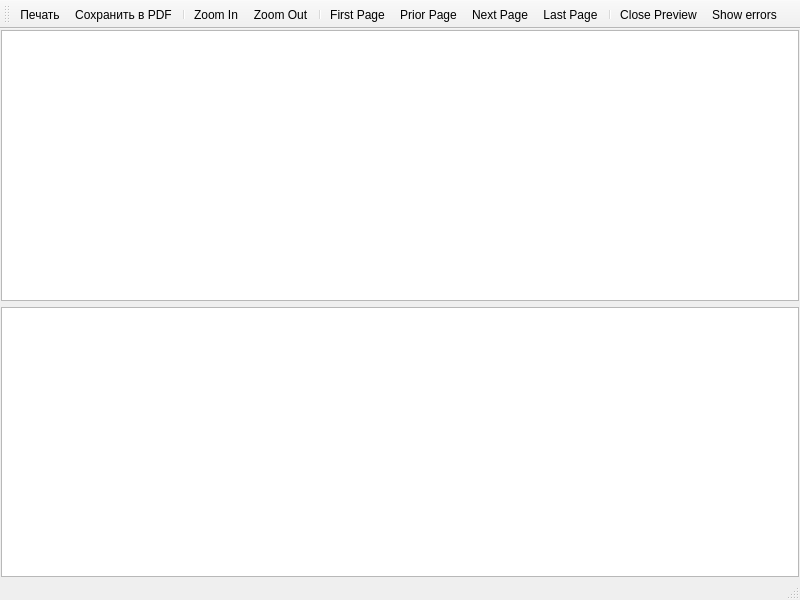
<?xml version="1.0" encoding="UTF-8"?>
<ui version="4.0">
 <class>LimeReport::PreviewReportWindow</class>
 <widget class="QMainWindow" name="LimeReport::PreviewReportWindow">
  <property name="geometry">
   <rect>
    <x>0</x>
    <y>0</y>
    <width>800</width>
    <height>600</height>
   </rect>
  </property>
  <property name="windowTitle">
   <string>Preview</string>
  </property>
  <widget class="QWidget" name="centralwidget">
   <layout class="QVBoxLayout" name="verticalLayout">
    <property name="leftMargin">
     <number>1</number>
    </property>
    <property name="topMargin">
     <number>1</number>
    </property>
    <property name="rightMargin">
     <number>1</number>
    </property>
    <property name="bottomMargin">
     <number>1</number>
    </property>
    <item>
     <widget class="QGraphicsView" name="graphicsView"/>
    </item>
    <item>
     <widget class="QTextEdit" name="errorsView"/>
    </item>
   </layout>
  </widget>
  <widget class="QStatusBar" name="statusbar"/>
  <widget class="QToolBar" name="toolBar">
   <property name="windowTitle">
    <string>toolBar</string>
   </property>
   <property name="iconSize">
    <size>
     <width>16</width>
     <height>16</height>
    </size>
   </property>
   <attribute name="toolBarArea">
    <enum>TopToolBarArea</enum>
   </attribute>
   <attribute name="toolBarBreak">
    <bool>false</bool>
   </attribute>
   <addaction name="actionPrint"/>
   <addaction name="actionPrint_To_PDF"/>
   <addaction name="separator"/>
   <addaction name="actionZoomIn"/>
   <addaction name="actionZoomOut"/>
   <addaction name="separator"/>
   <addaction name="actionFirst_Page"/>
   <addaction name="actionPriorPage"/>
   <addaction name="actionNextPage"/>
   <addaction name="actionLast_Page"/>
   <addaction name="separator"/>
   <addaction name="actionClosePreview"/>
   <addaction name="actionShowMessages"/>
  </widget>
  <action name="actionPrint">
   <property name="icon">
    <iconset resource="report.qrc">
     <normaloff>:/report/images/print</normaloff>:/report/images/print</iconset>
   </property>
   <property name="text">
    <string>Печать</string>
   </property>
   <property name="shortcut">
    <string>Ctrl+P</string>
   </property>
   <property name="shortcutContext">
    <enum>Qt::WidgetShortcut</enum>
   </property>
  </action>
  <action name="actionZoomIn">
   <property name="icon">
    <iconset resource="report.qrc">
     <normaloff>:/report/images/zoomIn</normaloff>:/report/images/zoomIn</iconset>
   </property>
   <property name="text">
    <string>Zoom In</string>
   </property>
  </action>
  <action name="actionZoomOut">
   <property name="icon">
    <iconset resource="report.qrc">
     <normaloff>:/report/images/zoomOut</normaloff>:/report/images/zoomOut</iconset>
   </property>
   <property name="text">
    <string>Zoom Out</string>
   </property>
  </action>
  <action name="actionPriorPage">
   <property name="icon">
    <iconset resource="report.qrc">
     <normaloff>:/report/images/prior</normaloff>:/report/images/prior</iconset>
   </property>
   <property name="text">
    <string>Prior Page</string>
   </property>
   <property name="toolTip">
    <string>Prior Page</string>
   </property>
  </action>
  <action name="actionNextPage">
   <property name="icon">
    <iconset resource="report.qrc">
     <normaloff>:/report/images/next</normaloff>:/report/images/next</iconset>
   </property>
   <property name="text">
    <string>Next Page</string>
   </property>
   <property name="toolTip">
    <string>Next Page</string>
   </property>
  </action>
  <action name="actionClosePreview">
   <property name="icon">
    <iconset resource="report.qrc">
     <normaloff>:/report/images/closebox</normaloff>:/report/images/closebox</iconset>
   </property>
   <property name="text">
    <string>Close Preview</string>
   </property>
   <property name="toolTip">
    <string>Close Preview</string>
   </property>
  </action>
  <action name="actionEdit_Mode">
   <property name="checkable">
    <bool>true</bool>
   </property>
   <property name="icon">
    <iconset resource="report.qrc">
     <normaloff>:/report/images/edit</normaloff>:/report/images/edit</iconset>
   </property>
   <property name="text">
    <string>Edit Mode</string>
   </property>
  </action>
  <action name="actionSaveToFile">
   <property name="icon">
    <iconset resource="report.qrc">
     <normaloff>:/report/images/save</normaloff>:/report/images/save</iconset>
   </property>
   <property name="text">
    <string>Save to file</string>
   </property>
   <property name="toolTip">
    <string>Save to file</string>
   </property>
  </action>
  <action name="actionShowMessages">
   <property name="checkable">
    <bool>true</bool>
   </property>
   <property name="icon">
    <iconset resource="databrowser/lrdatabrowser.qrc">
     <normaloff>:/databrowser/images/error_message_2.png</normaloff>:/databrowser/images/error_message_2.png</iconset>
   </property>
   <property name="text">
    <string>Show errors</string>
   </property>
   <property name="toolTip">
    <string>Show errors</string>
   </property>
  </action>
  <action name="actionFirst_Page">
   <property name="icon">
    <iconset resource="report.qrc">
     <normaloff>:/report/images/first</normaloff>:/report/images/first</iconset>
   </property>
   <property name="text">
    <string>First Page</string>
   </property>
   <property name="toolTip">
    <string>First page</string>
   </property>
  </action>
  <action name="actionLast_Page">
   <property name="icon">
    <iconset resource="report.qrc">
     <normaloff>:/report/images/last</normaloff>:/report/images/last</iconset>
   </property>
   <property name="text">
    <string>Last Page</string>
   </property>
   <property name="toolTip">
    <string>Last Page</string>
   </property>
  </action>
  <action name="actionPrint_To_PDF">
   <property name="icon">
    <iconset resource="report.qrc">
     <normaloff>:/report/images/pdf</normaloff>:/report/images/pdf</iconset>
   </property>
   <property name="text">
    <string>Сохранить в PDF</string>
   </property>
  </action>
 </widget>
 <resources>
  <include location="databrowser/lrdatabrowser.qrc"/>
  <include location="report.qrc"/>
 </resources>
 <connections>
  <connection>
   <sender>actionPrint</sender>
   <signal>triggered()</signal>
   <receiver>LimeReport::PreviewReportWindow</receiver>
   <slot>slotPrint()</slot>
   <hints>
    <hint type="sourcelabel">
     <x>-1</x>
     <y>-1</y>
    </hint>
    <hint type="destinationlabel">
     <x>399</x>
     <y>299</y>
    </hint>
   </hints>
  </connection>
  <connection>
   <sender>actionPriorPage</sender>
   <signal>triggered()</signal>
   <receiver>LimeReport::PreviewReportWindow</receiver>
   <slot>slotPriorPage()</slot>
   <hints>
    <hint type="sourcelabel">
     <x>-1</x>
     <y>-1</y>
    </hint>
    <hint type="destinationlabel">
     <x>399</x>
     <y>299</y>
    </hint>
   </hints>
  </connection>
  <connection>
   <sender>actionNextPage</sender>
   <signal>triggered()</signal>
   <receiver>LimeReport::PreviewReportWindow</receiver>
   <slot>slotNextPage()</slot>
   <hints>
    <hint type="sourcelabel">
     <x>-1</x>
     <y>-1</y>
    </hint>
    <hint type="destinationlabel">
     <x>399</x>
     <y>299</y>
    </hint>
   </hints>
  </connection>
  <connection>
   <sender>actionZoomIn</sender>
   <signal>triggered()</signal>
   <receiver>LimeReport::PreviewReportWindow</receiver>
   <slot>slotZoomIn()</slot>
   <hints>
    <hint type="sourcelabel">
     <x>-1</x>
     <y>-1</y>
    </hint>
    <hint type="destinationlabel">
     <x>399</x>
     <y>299</y>
    </hint>
   </hints>
  </connection>
  <connection>
   <sender>actionZoomOut</sender>
   <signal>triggered()</signal>
   <receiver>LimeReport::PreviewReportWindow</receiver>
   <slot>slotZoomOut()</slot>
   <hints>
    <hint type="sourcelabel">
     <x>-1</x>
     <y>-1</y>
    </hint>
    <hint type="destinationlabel">
     <x>399</x>
     <y>299</y>
    </hint>
   </hints>
  </connection>
  <connection>
   <sender>actionClosePreview</sender>
   <signal>triggered()</signal>
   <receiver>LimeReport::PreviewReportWindow</receiver>
   <slot>close()</slot>
   <hints>
    <hint type="sourcelabel">
     <x>-1</x>
     <y>-1</y>
    </hint>
    <hint type="destinationlabel">
     <x>399</x>
     <y>299</y>
    </hint>
   </hints>
  </connection>
  <connection>
   <sender>actionFirst_Page</sender>
   <signal>triggered()</signal>
   <receiver>LimeReport::PreviewReportWindow</receiver>
   <slot>slotFirstPage()</slot>
   <hints>
    <hint type="sourcelabel">
     <x>-1</x>
     <y>-1</y>
    </hint>
    <hint type="destinationlabel">
     <x>399</x>
     <y>299</y>
    </hint>
   </hints>
  </connection>
  <connection>
   <sender>actionLast_Page</sender>
   <signal>triggered()</signal>
   <receiver>LimeReport::PreviewReportWindow</receiver>
   <slot>slotLastPage()</slot>
   <hints>
    <hint type="sourcelabel">
     <x>-1</x>
     <y>-1</y>
    </hint>
    <hint type="destinationlabel">
     <x>399</x>
     <y>299</y>
    </hint>
   </hints>
  </connection>
  <connection>
   <sender>actionPrint_To_PDF</sender>
   <signal>triggered()</signal>
   <receiver>LimeReport::PreviewReportWindow</receiver>
   <slot>slotPrintToPDF()</slot>
   <hints>
    <hint type="sourcelabel">
     <x>-1</x>
     <y>-1</y>
    </hint>
    <hint type="destinationlabel">
     <x>399</x>
     <y>299</y>
    </hint>
   </hints>
  </connection>
 </connections>
 <slots>
  <slot>slotNextPage()</slot>
  <slot>slotPriorPage()</slot>
  <slot>slotZoomIn()</slot>
  <slot>slotZoomOut()</slot>
  <slot>slotPrint()</slot>
  <slot>slotFirstPage()</slot>
  <slot>slotLastPage()</slot>
  <slot>slotPrintToPDF()</slot>
 </slots>
</ui>
